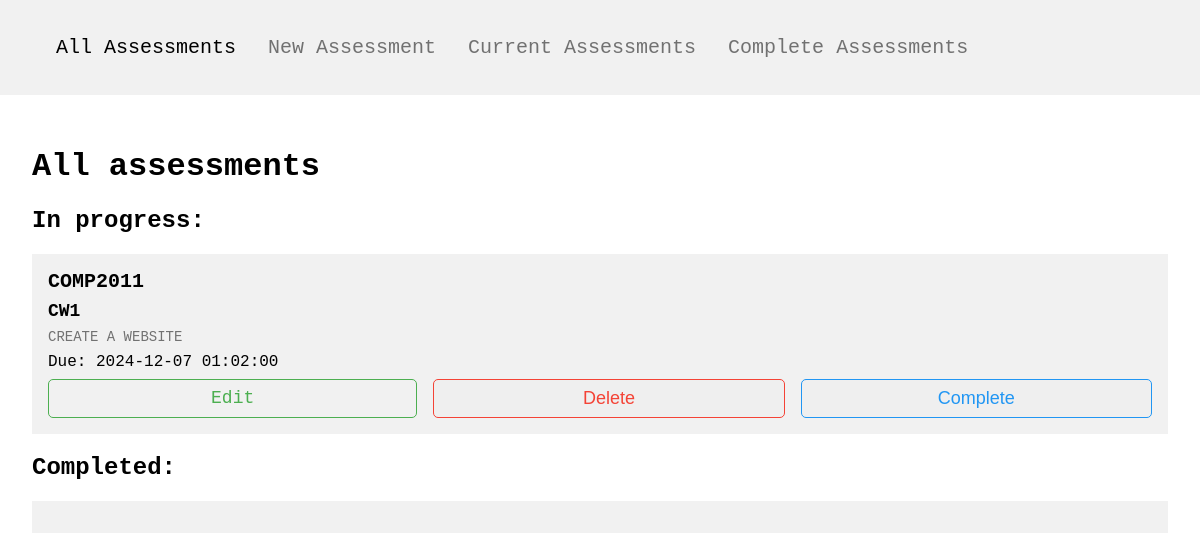
Before: / with the older database file.
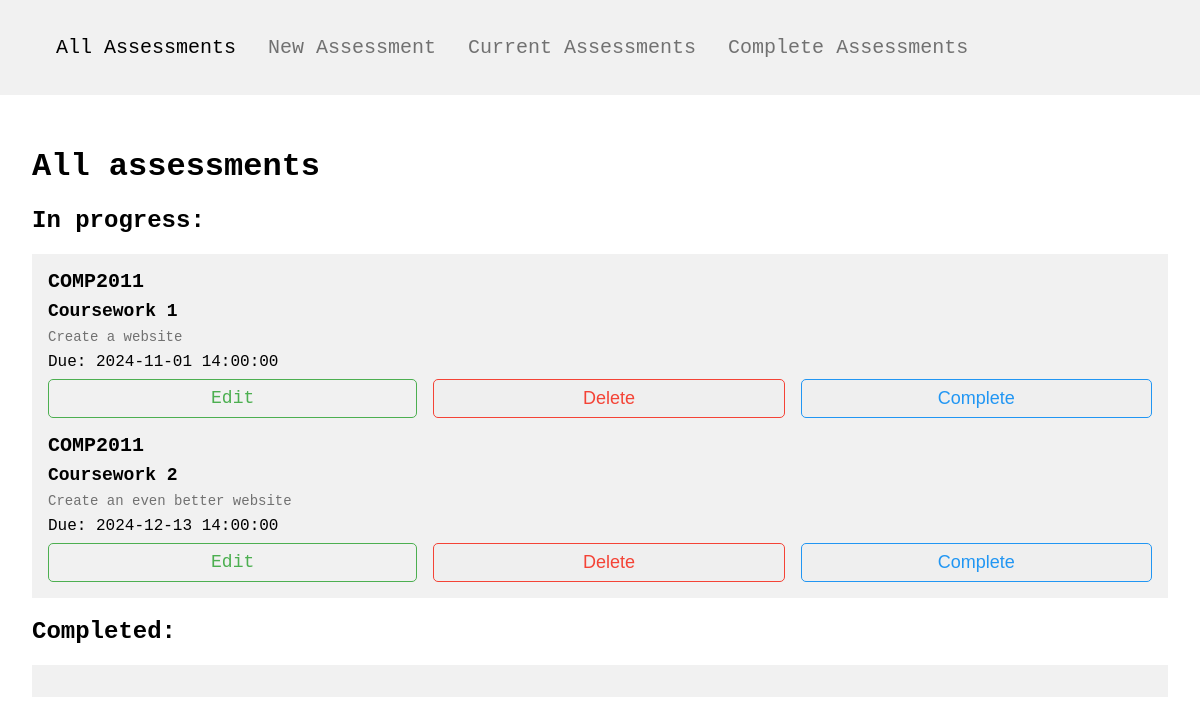
After: the same page with the newer database file.
### app/models.py (models this page shows)
class Assessment(db.Model):
    id = db.Column(db.Integer, primary_key=True)
    title = db.Column(db.String(500))
    description = db.Column(db.String(500))
    due_date = db.Column(db.DateTime)
    completed = db.Column(db.Boolean)
    module_code = db.Column(db.String(10))

### app/views.py (the view)
@app.route('/')
def index():
    completed = db.session.query(models.Assessment).filter_by(completed=True).all()
    current = db.session.query(models.Assessment).filter_by(completed=False).all()
    return render_template('index.html', completed=completed, current=current)

### app/templates/index.html (shortened to what this page needs)
{% extends "layout.html" %}
{% block nav_index %}header-link-active{% endblock %}
{% block content %}
    <h1>All assessments</h1>
    <h2>In progress:</h2>
    <div class="assessment-container">
        {% for assessment in current %}
            {% with assessment=assessment %}
                {% include 'components/assessment.html' %}
            {% endwith %}
        {% endfor %}
    </div>
    <h2>Completed:</h2>
    <div class="assessment-container">
    </div>
{% endblock %}

### app/templates/layout.html (shortened to what this page needs)
<!DOCTYPE html>
<html>
    <head>
        <link rel="stylesheet" href="{{ url_for('static', filename='styles.css')}}">
    </head>
    <body>
        <div class="header">
            <ul class="header-list">
                <li><a href="/" class="{% block nav_index %}{% endblock %}">All Assessments</a></li>
                <li><a href="/new" class="{% block nav_new %}{% endblock %}">New Assessment</a></li>
                <li><a href="/current" class="{% block nav_current %}{% endblock %}">Current Assessments</a></li>
                <li><a href="/complete" class="{% block nav_complete %}{% endblock %}">Complete Assessments</a></li>
            </ul>
        </div>
        <div class="content">
            {% block content %}{% endblock %}
        </div>
    </body>
</html>

### app/templates/components/assessment.html
<div class="assessment">
    <h3>{{ assessment.module_code }}</h3>
    <h4>{{ assessment.title }}</h4>
    <p class="assessment-description">{{ assessment.description }}</p>
    <p class="assessment-date">Due: {{ assessment.due_date }}</p>
    <span class="assessment-link-container">
        <a href="/edit/{{ assessment.id }}" class="assessment-link assessment-link-edit">Edit</a>
        <form method="POST" action="/delete/{{ assessment.id }}">
            <button class="assessment-link assessment-link-delete">Delete</button>
        </form>
        {% if assessment.completed %}
            <form action="/uncomplete/{{ assessment.id }}" method="POST">
                <button class="assessment-link assessment-link-complete">Uncomplete</button>
            </form>
        {% else %}
            <form action="/complete/{{ assessment.id }}" method="POST">
                <button class="assessment-link assessment-link-complete">Complete</button>
            </form>
        {% endif %}
    </span>
</div>

### app/static/styles.css (style rules this page uses)
body { margin: 0; font-family: "Lucida Console", monospace; }
.header { background-color: #f1f1f1; text-align: center; padding: 1rem; }
.header-list { list-style-type: none; display: flex; gap: 2rem; font-size: 20px; }
.header-list a { text-decoration: none; color: #717171; }
.header-link-active { color: black !important; }
.content { padding: 2rem; }
.assessment-container { display: flex; flex-direction: column; background-color: #f1f1f1; padding: 1rem; gap: 1rem; }
.assessment { display: flex; gap: .5rem; flex-direction: column; }
.assessment * { margin: 0; }
.assessment h3 { font-size: 20px; }
.assessment h4 { font-size: 18px; }
.assessment-description { font-size: 14px; color: #717171; }
.assessment-date { font-weight: 500; }
.assessment-link-container { display: flex; gap: 1rem; }
.assessment-link-container form { width: 100%; }
.assessment-link { text-decoration: none; text-align: center; width: 100%; padding: .5rem; border-radius: 5px; border-style: solid; border-width: 1px; font-size: 18px; }
.assessment-link-edit { color: #4CAF50; border-color: #4CAF50; }
.assessment-link-delete { color: #f44336; border-color: #f44336; }
.assessment-link-complete { color: #2196F3; border-color: #2196F3; }

Changed rows visible on the page:
changed Assessment: title "CW1" → "Coursework 1"; description "CREATE A WEBSITE" → "Create a website"; due_date "2024-12-07 01:02:00" → "2024-11-01 14:00:00"
added Assessment: module_code "COMP2011", title "Coursework 2", description "Create an even better website", due_date "2024-12-13 14:00:00"
